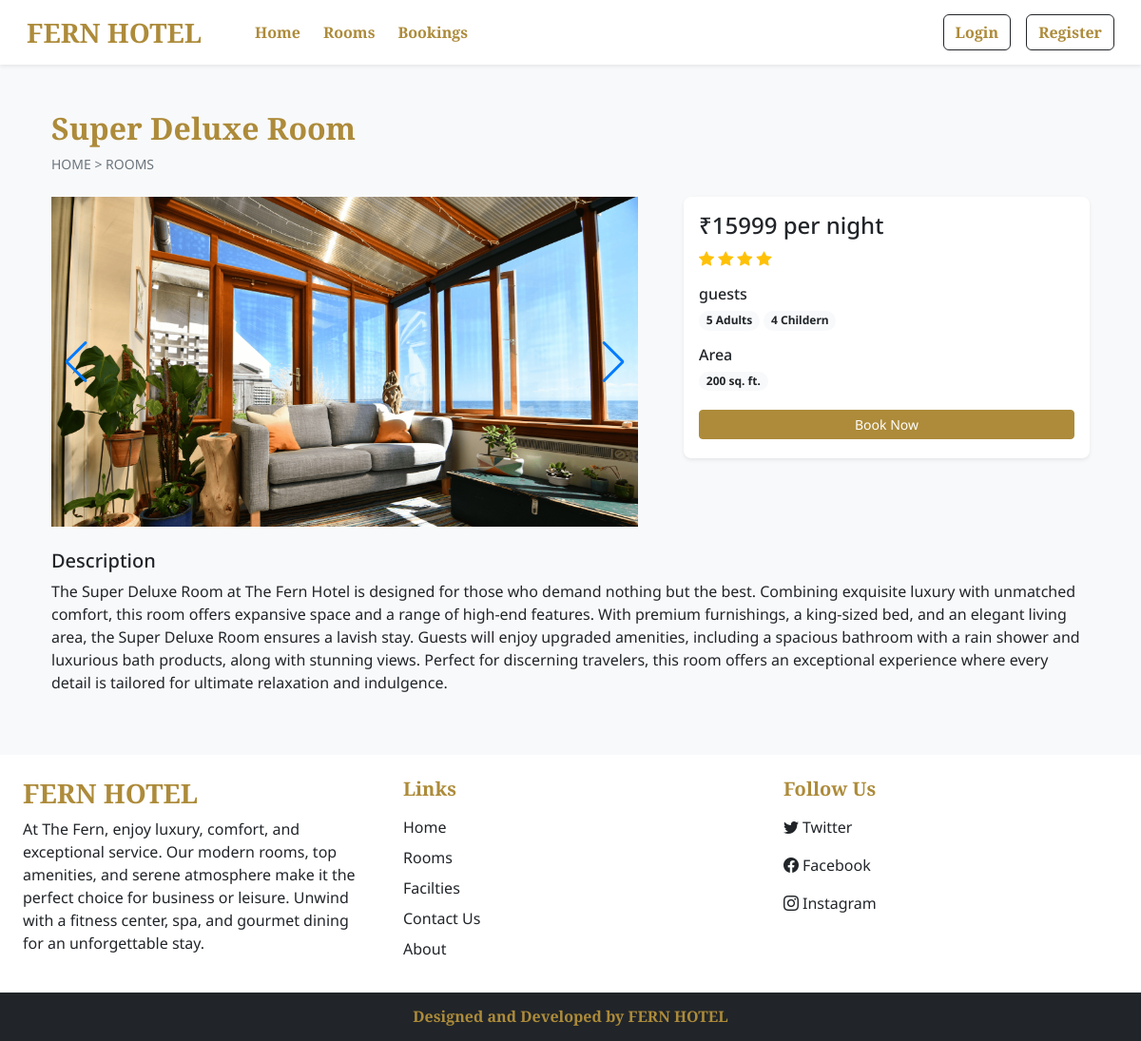
Page /room_details.php?id=3 on the committed database.
### tables this page shows
CREATE TABLE `rooms` (
  `id` int(11) NOT NULL,
  `name` varchar(150) NOT NULL,
  `price` int(11) NOT NULL,
  `adult` int(11) NOT NULL,
  `children` int(11) NOT NULL,
  `description` mediumtext NOT NULL,
  `status` varchar(50) NOT NULL DEFAULT 'available'
);

CREATE TABLE `room_images` (
  `id` int(11) NOT NULL,
  `room_id` int(11) NOT NULL,
  `image` varchar(150) NOT NULL,
  `thumb` tinyint(4) NOT NULL DEFAULT 0
);

### admin/inc/db_config.php (called while the page is built, shortened)
<?php
if (!function_exists('select')) {
    function select($sql, $values, $datatypes)
    {
        $con = $GLOBALS['con'];
        if ($stmt = mysqli_prepare($con, $sql)) {
            if (count($values) > 0 && $datatypes) {
                mysqli_stmt_bind_param($stmt, $datatypes, ...$values);
            }
            if (mysqli_stmt_execute($stmt)) {
                $res = mysqli_stmt_get_result($stmt);
                return $res;
            } else {
                $error = mysqli_stmt_error($stmt);
                mysqli_stmt_close($stmt);
                die('Query cannot be executed - Select. Error: ' . $error);
            }
        } else {
            $error = mysqli_error($con);
            die('Query cannot be prepared - Select. Error: ' . $error);
        }
    }
}
?>

### room_details.php (the view, shortened to what this page needs)
<!DOCTYPE html>
<html lang="en">
<head>
    <?php require('inc/links.php') ?>
    <link rel="stylesheet" href="https://unpkg.com/swiper/swiper-bundle.min.css">
</head>
<body class="bg-light">
    <?php require('inc/header.php'); ?>
    <?php
    $data = filteration($_GET);
    $room_res = select("SELECT * FROM `rooms` WHERE `id`=? AND `status`=? ORDER BY `id` DESC", [$data['id'], 1], 'ii');
    $room_data = mysqli_fetch_assoc($room_res);
    ?>
    <div class="container">
        <div class="row">
            <div class=" col-12 my-5 mb-4 px-4">
                <h2 class="fw-bold h-font"><?php echo $room_data['name']; ?></h2>
                <div style="font-size:14px;">
                    <a href="index.php" class="text-secondary text-decoration-none">HOME</a>
                    <span class="text-secondary"> > </span>
                    <a href="rooms.php" class="text-secondary text-decoration-none">ROOMS</a>
                </div>
            </div>
            <div class="col-lg-7 col-md-12 px-4">
                <div class="swiper-container room-carousel">
                    <div class="swiper-wrapper">
                        <?php
                        $room_img = ROOMS_IMG_PATH . "thumbnail.jpg";
                        $img_q = mysqli_query($con, "SELECT * FROM `room_images` WHERE `room_id`='$room_data[id]'");
                        if (mysqli_num_rows($img_q) > 0) {
                            while ($img_res = mysqli_fetch_assoc($img_q)) {
                                echo "
                                    <div class='swiper-slide'>
                                        <img src='" . ROOMS_IMG_PATH . $img_res['image'] . "' class='d-block w-100'>
                                    </div>";
                            }
                        } else {
                            echo "
                                <div class='swiper-slide'>
                                    <img src='$room_img' class='d-block w-100 rounded'>
                                </div>";
                        }
                        ?>
                        <div class="swiper-button-next"></div>
                        <div class="swiper-button-prev"></div>
                    </div>
                </div>
            </div>
            <div class="col-lg-5 col-md-12 px-4">
                <div class="card mb-4 border-0 shadow-sm rounded-3">
                    <div class="card-body">
                        <?php
                        $login = 0;
                        $book_btn = '<button class="btn btn-sm w-100 text-white custom-bg shadow-none mb-1" onclick="checkLoginToBook(' . $login . ', ' . $room_data['id'] . ')">Book Now</button>';
                        echo <<<price
                                    <h4> ₹$room_data[price] per night</h4>
                                price;
                        echo <<<rating
                                    <div class="mb-3">
                                        <i class="bi bi-star-fill text-warning"></i>
                                        <i class="bi bi-star-fill text-warning"></i>
                                        <i class="bi bi-star-fill text-warning"></i>
                                        <i class="bi bi-star-fill text-warning"></i>
                                    </div>
                                rating;
                        echo <<<guests
                                    <div class="mb-3">
                                        <h6 class="mb-1">guests</h6>
                                        <span class="badge rounded-pill bg-light text-dark text-wrap">
                                            $room_data[adult] Adults
                                        </span>
                                        <span class="badge rounded-pill bg-light text-dark text-wrap">
                                            $room_data[children] Childern
                                        </span>
                                    </div>
                                guests;
                        echo <<<area
                                    <div class="mb-3">
                                        <h6 class="mb-1">Area</h6>
                                        <span class="badge rounded-pill bg-light text-dark text-wrap me-1 mb-1">
                                            200 sq. ft.
                                        </span>
                                    </div>
                                area;
                        echo <<<book
                                    $book_btn
                                book;
                        ?>
                    </div>
                </div>
            </div>
            <div class="col-12 mt-4 px-4">
                <h5>Description</h5>
                <p>
                    <?php echo $room_data['description'] ?>
                </p>
            </div>
        </div>
    </div>
    <?php require('inc/footer.php'); ?>
</body>
</html>

### css/common.css (style rules this page uses)
:root { --gold: #AD8B3A; --gold_hover: #ffb300; }
* { font-family: "Noto Sans", serif; margin: 0; padding: 0; }
.h-font { font-family: "Cinzel", serif; color: var(--gold); font-weight: bold; }
.custom-bg { background-color: var(--gold); border: 1px solid var(--gold); }

### rows in the picture
rooms: name "Super Deluxe Room", price "15999", adult "5", children "4", description "The Super Deluxe Room at The Fern Hotel is designed for those who demand nothing but the best. Combining exquisite luxury with unmatched comfort, this room offers expansive space and a range of high-end features. With premium furnishings, a king-sized bed, and an elegant living area, the Super Deluxe Room ensures a lavish stay. Guests will enjoy upgraded amenities, including a spacious bathroom with a rain shower and luxurious bath products, along with stunning views. Perfect for discerning travelers, this room offers an exceptional experience where every detail is tailored for ultimate relaxation and indulgence."
room_images: image (picture)
